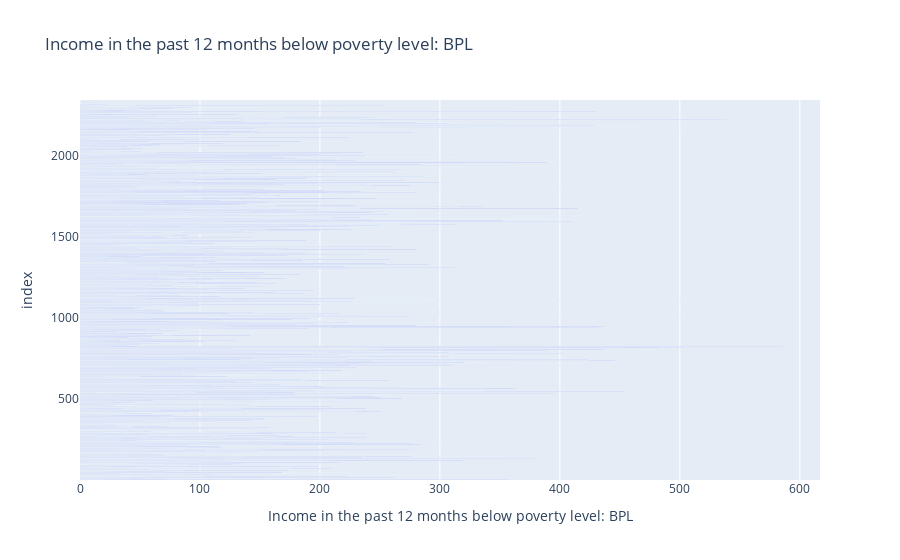

The notebook cell saved with this chart:
### Code cell
px.bar(poverty_stat,
       x='Income in the past 12 months below poverty level: BPL',
       title='Income in the past 12 months below poverty level: BPL'
      )

### Figure 1 — Plotly figure (JSON) as saved in the notebook; plotly's stock layout.template omitted (floating-point values rounded to 4 significant figures; data arrays with more than 128 entries replaced by an {"elided": "..."} marker saying what was removed)
{"data": [{"alignmentgroup": "True", "hovertemplate": "Income in the past 12 months below poverty level: BPL=%{x}<br>index=%{y}<extra></extra>", "legendgroup": "", "marker": {"color": "#636efa"}, "name": "", "offsetgroup": "", "orientation": "h", "showlegend": false, "textposition": "auto", "type": "bar", "x": {"elided": "2346 int values"}, "xaxis": "x", "y": {"elided": "2346 int values"}, "yaxis": "y"}], "layout": {"barmode": "relative", "legend": {"tracegroupgap": 0}, "title": {"text": "Income in the past 12 months below poverty level: BPL"}, "xaxis": {"anchor": "y", "domain": [0, 1], "title": {"text": "Income in the past 12 months below poverty level: BPL"}}, "yaxis": {"anchor": "x", "domain": [0, 1], "title": {"text": "index"}}}}
